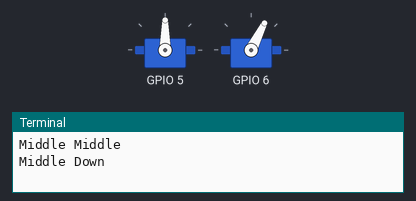
Simulated run of this program. Board: Raspberry Pi (BCM pin numbers). Shown: 2 × servo, the last lines printed to the terminal. Servo angles are drawn from the pulse width (0.5 ms = 0°, 2.5 ms = 180°); the clock reads 2024-03-15 10:24:30 at power-on unless the program sets it. At 6.0 s the program stops and its outputs stay as they are.

Above: at 1.1 s.
At 2.1 s:
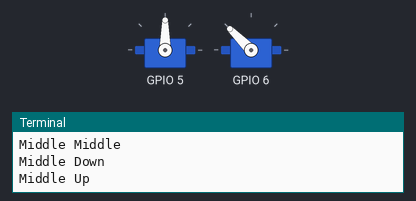
At 4.1 s:
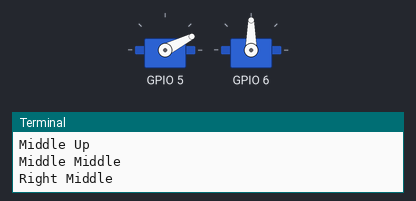
At 6.1 s:
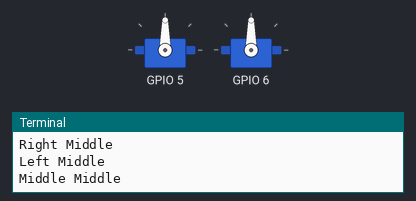
Timing chart, 0 to 7.5 s (numbered marks = the images above):
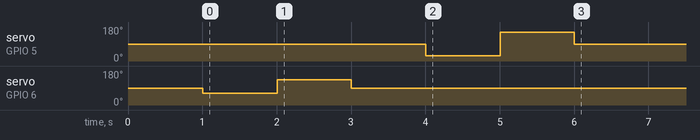

The program:

PWMServoClass.py
```python
# (licence header left out)
# Class to control the PWM Servo

import threading # Standard multi-tasking library
import time # Standard date & time library

class PWM_Servo(object): # Class to define & control a PWM Servo
    # PWM servo parameters
    servo_type = "generic" # Manufacturer/model of the servo
    rotate_limits = (500, 2500) # Miminum & maximum number of pulses for full defection
    time_limits = (20, 5000) # Minimum & maximum time to reach destination
    offset_limits = (-300, 300) # Minimum & maximum offset values
    PWMfreq = 50 # PWM frequency
    stepTime = 20 # Time for a iteration step, in milliseconds
    default_pos = 1500 # The default position for straight ahead

    def __init__(self, pi, pin, freq=PWMfreq, min_width=rotate_limits[0], max_width=rotate_limits[1], offset=0, control_speed=False):
        self.pi = pi # Attach the servo to the Raspberry Pi
        self.SPin = pin # Channel to control servo. The GPIO pin in our case
        self.Position = PWM_Servo.default_pos # The current position, firstly the straight-ahead position
        self.positionSet = self.Position # The next position to move to
        self.Freq = freq # The PWM carrier frequency
        self.Min = min_width # Minimum PWM pulses for full deflection
        self.Max = max_width # Maximum PWM pulses for full deflection
        self.Offset = offset # Calibration offset
        self.Mintime = PWM_Servo.time_limits[0] # Minimum time to destination
        self.Maxtime = PWM_Servo.time_limits[1] # Maximum time to destination
        self.stepTime = PWM_Servo.stepTime # Time for a iteration step, in milliseconds
        self.positionInc = 0.0 # How many pulses to move in a step
        self.Time = 0 # Time duration of the movement
        self.incTimes = 1 # How many time steps to reach destination
        self.prev = time.time() # Placeholder for pause time stamp
        self.speedControl = False # Whether speed control is required

        self.pi.set_PWM_range(self.SPin, int(1000000 / self.Freq)) # Range of values for duty cycle
        self.pi.set_PWM_frequency(self.SPin, self.Freq) # Set PWM carrier frequency
        self.pi.set_PWM_dutycycle(self.SPin, self.Position + self.Offset) # Initialise position

        if self.speedControl is True: # If speed control is required start a multi-tasking thread
            t1 = threading.Thread(target=PWM_Servo.updatePosition, args=(self,))
            t1.setDaemon(True)
            t1.start()

    def setPosition(self, pos, tim=0): # Move the servo
        if pos < self.Min or pos > self.Max: # Validate the position value
            print("Invalid position value " + str(pos))
            return "pos"

        self.positionSet = pos # Set the next position flag

        if not self.speedControl: tim = 0 # If speed control is not required
        if tim == 0:
            self.Position = pos # Update the current position
            self.pi.set_PWM_dutycycle(self.SPin, self.Position + self.Offset) # Move the servo
        else:
            if tim < self.Mintime: # Don't change to max/min, this is faster
                self.Time = self.Mintime # Clamp the time to the limits
            elif tim > self.Maxtime:
                self.Time = self.Maxtime
            else:
                self.Time = tim
# The multi-tasking thread will pick up that the current position doesn't match the
# desired position & activate
        return True

    def updatePosition(self): # This is the code for the multi-tasking thread
        while True: # If speed control is required
            if self.Position != self.positionSet: # If the desired position is not the current position
                self.incTimes = int(self.Time / self.stepTime)
                if self.incTimes == 0: self.incTimes = 1
                # The number of steps is time-to-destination / time-for-a-step
                self.positionInc = int((self.positionSet - self.Position) / self.incTimes)
                # Pulses per step

                for i in range (self.incTimes): # Loop to add a step increment each iteration
                    self.prev = time.time() # To the current position
                    self.Position += self.positionInc
                    self.pi.set_PWM_dutycycle(self.SPin, self.Position + self.Offset) # Move the servo
                    time.sleep(max(0, 0.02 - (time.time() - self.prev))) # Work out the pause

                self.Time = self.Mintime # Set the duration to the minimum to mop up the error

if __name__ == '__main__':
    import pigpio # Standard Raspberry Pi GPIO library
    pi = pigpio.pi() # Create a Raspberry Pi object

    pan = PWM_Servo(pi, 5, min_width=800, max_width=2200, offset=0) #, control_speed=True)
    tilt = PWM_Servo(pi, 6, min_width=1200, max_width=2000, offset=0) # , control_speed=True)

    tilt.setPosition(tilt.default_pos)
    pan.setPosition(pan.default_pos)
    print("Middle Middle")
    time.sleep(1)

    tilt.setPosition(tilt.Min, 500) # Full down
    print("Middle Down")
    time.sleep(1)
    tilt.setPosition(tilt.Max, 500) # Full up
    print("Middle Up")
    time.sleep(1)
    tilt.setPosition(tilt.default_pos, 500)
    print("Middle Middle")
    time.sleep(1)

    pan.setPosition(pan.Min, 500) # Full right
    print("Right Middle")
    time.sleep(1)
    pan.setPosition(pan.Max, 500) # Full left
    print("Left Middle")
    time.sleep(1)
    print("Middle Middle")
    pan.setPosition(pan.default_pos, 500)
```

Measured:
- by itself, servo on GPIO 5: 90° → 27° at 4.0 s, → 153° 1.0 s later, → 90° 1.0 s later
